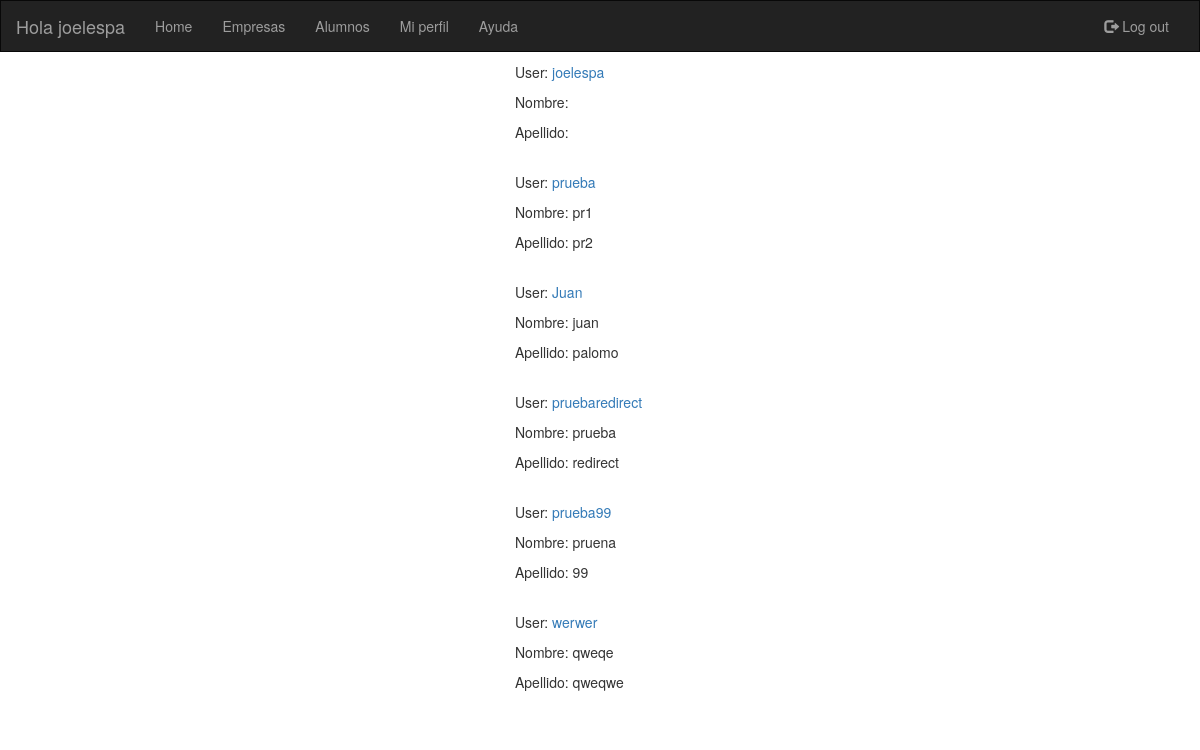
The page /usuarios/ (signed in) on the database as committed earlier.
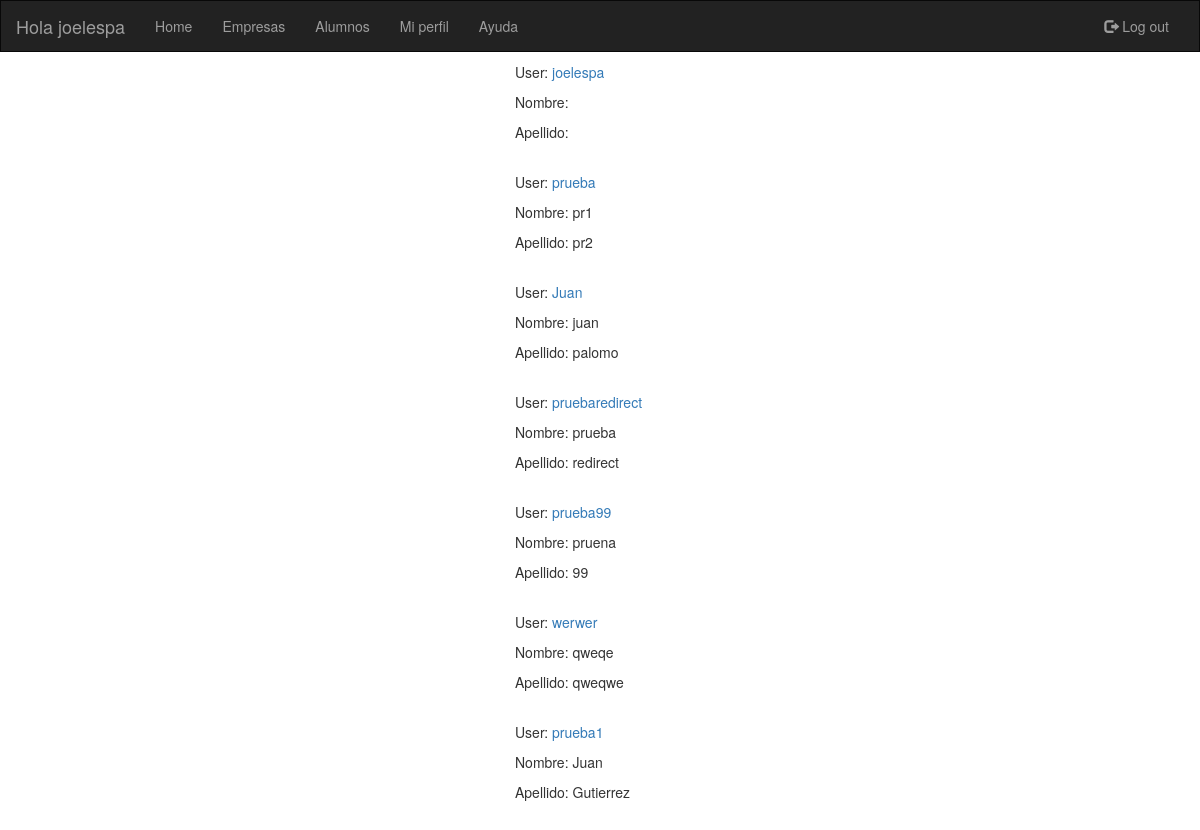
The same page on the database as committed later.
### sopa/models.py (models this page shows)
class usuarios (AbstractUser):
    id_grado = models.IntegerField(null=True,blank=True,default='0')

### sopa/views.py (the view)
# urls.py: url(r'^usuarios/$', views.lista_usuarios, name='lista_usuarios'),
@login_required
def lista_usuarios(request):
    usuario = usuarios.objects.all()
    return render(request, 'sopa/lista_alumnos.html', {'alumnos' : usuario})

### sopa/templates/sopa/lista_alumnos.html
{% extends "sopa/index.html" %}
{% block content %}
<div class ="row col-md-4 col-md-offset-5">
{% for alumno in alumnos %}
  <p> User: <a href= '/usuarios/{{alumno.username}}'>{{alumno.username}}</a> </p>
  <p> Nombre: {{alumno.first_name}} </p>
  <p> Apellido: {{alumno.last_name}} </p>
  <br>
{% endfor %}
</div>
{% endblock content %}

### sopa/templates/sopa/index.html (shortened to what this page needs)
{% load staticfiles %}
<!DOCTYPE html>
<html lang="en">
<head>
  <link rel="stylesheet" href="https://maxcdn.bootstrapcdn.com/bootstrap/3.3.7/css/bootstrap.min.css">
  <link rel="stylesheet" href="{% static 'css/sopa.css' %}">
  <nav class="navbar navbar-inverse">
  <div class="container-fluid">
    <div class="navbar-header">
      <a class="navbar-brand" >Hola {{ user.username }}</a>
    </div>
    <div class="collapse navbar-collapse" id="myNavbar">
      <ul class="nav navbar-nav">
        <li><a href="/home">Home</a></li>
        <li><a title="Empresas" href="/empresas">Empresas</a></li>
        <li><a title="Alumnos" href="/usuarios">Alumnos</a></li>
        <li><a title="Mi perfil" href="/usuarios/miperfil">Mi perfil</a></li>
        <li><a title="Ayuda" href="#">Ayuda</a></li>
      </ul>
      <ul class="nav navbar-nav navbar-right">
        <li><a href="/logout"><span class="glyphicon glyphicon-log-out"></span> Log out</a></li>
      </ul>
    </div>
  </div>
</nav>
</head>
<body>
{% block content %}
{% endblock content %}
</body>

Rows that differ between the two databases and show on the page:
added usuarios: username "prueba1", first_name "Juan", last_name "Gutierrez"
